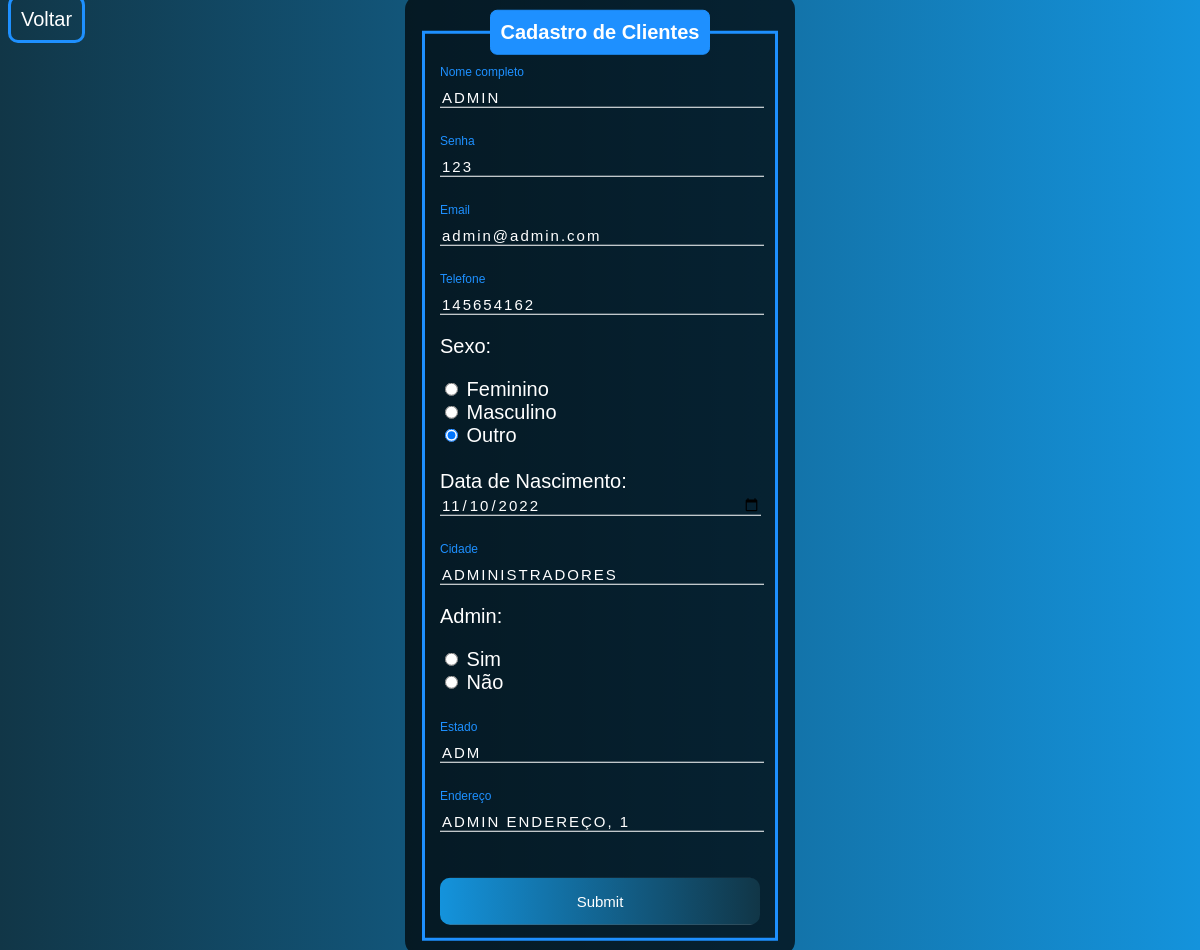
/edit.php?id=10, run on the app's committed database.
### tables this page shows
CREATE TABLE `usuarios` (
  `id` int(11) NOT NULL AUTO_INCREMENT,
  `nome` varchar(45) NOT NULL,
  `senha` varchar(45) NOT NULL,
  `email` varchar(110) NOT NULL,
  `telefone` varchar(15) NOT NULL,
  `sexo` varchar(15) NOT NULL,
  `data_nasci` date NOT NULL,
  `cidade` varchar(45) NOT NULL,
  `estado` varchar(45) NOT NULL,
  `endereço` varchar(45) NOT NULL,
  `admin` tinyint(4) NOT NULL,
  PRIMARY KEY (`id`)
);

### edit.php (the view, shortened to what this page needs)
<?php
    if(!empty($_GET['id'])){
        include_once('config.php');
        $id = $_GET['id'];
        $sqlSelect = "SELECT * FROM usuarios WHERE id=$id";
        $result = $conexao->query($sqlSelect);
        if($result->num_rows > 0){
            while($user_data = mysqli_fetch_assoc($result)){
                $nome = $user_data['nome'];
                $senha = $user_data['senha'];
                $email = $user_data['email'];
                $telefone = $user_data['telefone'];
                $genero = $user_data['sexo'];
                $data_nasci = $user_data['data_nasci'];
                $cidade = $user_data['cidade'];
                $estado = $user_data['estado'];
                $endereco = $user_data['endereço'];
            }
        }else{
            header('Location: sistema.php');
        }
    }
?>
<!DOCTYPE html>
<html lang="en">
<head>
</head>
<body>
<a href="sistema.php">Voltar</a>
    <div class="box">
        <form action="saveEdit.php" method="POST">
            <fieldset>
                <legend><b>Cadastro de Clientes</b></legend>
                <br>
                <div class="inputBox">
                    <input type="text" name="nome" id="nome" class="inputUser" value="<?php echo $nome?>" required>
                    <label for="nome" class="labelInput">Nome completo</label>
                </div>
                <br><br>
                <div class="inputBox">
                    <input type="text" name="senha" id="senha" class="inputUser" value="<?php echo $senha?>" required>
                    <label for="senha" class="labelInput">Senha</label>
                </div>
                <br><br>
                <div class="inputBox">
                    <input type="text" name="email" id="email" class="inputUser" value="<?php echo $email?>" required>
                    <label for="email" class="labelInput">Email</label>
                </div>
                <br><br>
                <div class="inputBox">
                    <input type="tel" name="telefone" id="telefone" class="inputUser" value="<?php echo $telefone?>" required>
                    <label for="telefone" class="labelInput">Telefone</label>
                </div>
                <p>Sexo:</p>
                <input type="radio" id="feminino" name="genero" value="feminino" <?php echo($genero == 'feminino') ? 'checked' : ''?> required>
                <label for="feminino">Feminino</label>
                <br>
                <input type="radio" id="masculino" name="genero" value="masculino" <?php echo($genero == 'masculino') ? 'checked' : ''?> required>
                <label for="masculino">Masculino</label>
                <br>
                <input type="radio" id="outro" name="genero" value="outro" <?php echo( $genero == 'outro') ? 'checked' : ''?> required>
                <label for="outro">Outro</label>
                <br><br>
                <label for="data_nasci">Data de Nascimento:</label>
                <input type="date" name="data_nasci" id="data_nasci" class="dataNasci" value="<?php echo $data_nasci?>" required>
                <br><br><br>
                <div class="inputBox">
                    <input type="text" name="cidade" id="cidade" class="inputUser" value="<?php echo $cidade?>" required>
                    <label for="cidade" class="labelInput">Cidade</label>
                </div>
                <div>
                    <p>Admin:</p>
                    <input type="radio" id="sim" name="admin" value="1" required>
                    <label for="sim">Sim</label>
                    <br>
                    <input type="radio" id="não" name="admin" value="0" required>
                    <label for="não">Não</label>
                </div>
                <br><br>
                <div class="inputBox">
                    <input type="text" name="estado" id="estado" class="inputUser" value="<?php echo $estado?>" required>
                    <label for="estado" class="labelInput">Estado</label>
                </div>
                <br><br>
                <div class="inputBox">
                    <input type="text" name="endereco" id="endereco" class="inputUser" value="<?php echo $endereco?>" required>
                    <label for="endereco" class="labelInput">Endereço</label>
                </div>
                <br><br>
                <input type="submit" name="update" id="update">
            </fieldset>
        </form>
    </div>
</body>
</html>

### edit.php (style rules this page uses)
body { font-family: Arial, Helvetica, sans-serif; background-image: linear-gradient(to left, rgb(20, 147, 220), rgb(17, 54, 71)); font-size: 20px; }
.box { color: white; position: absolute; top: 50%; left: 50%; transform: translate(-50%, -50%); background-color: rgba(0, 0, 0, 0.7); padding: 15px; border-radius: 15px; width: 30%; }
fieldset { border: 3px solid dodgerblue; }
legend { border: 1px solid dodgerblue; padding: 10px; text-align: center; background-color: dodgerblue; border-radius: 7px; }
.inputBox { position: relative; }
.inputUser { background: none; border: none; border-bottom: 1px solid white; outline: none; color: white; font-size: 15px; width: 100%; letter-spacing: 2px; }
.dataNasci { background: none; font-family: Arial, Helvetica, sans-serif; border: none; border-bottom: 1px solid white; outline: none; color: white; font-size: 15px; width: 100%; letter-spacing: 2px; }
.labelInput { position: absolute; top: 0px; left: 0px; pointer-events: none; transition: .5s; }
.inputUser:focus ~ .labelInput, .inputUser:valid ~ .labelInput { top: -20px; font-size: 12px; color: dodgerblue; }
#update { background-image: linear-gradient(to right, rgb(20, 147, 220), rgb(17, 54, 71)); width: 100%; border: none; padding: 15px; color: white; font-size: 15px; cursor: pointer; border-radius: 10px; }
a { text-align: left; text-decoration: none; color: white; border: 3px solid dodgerblue; border-radius: 10px; padding: 10px; }

### data on the page
usuarios: nome "ADMIN", senha "123", email "admin@admin.com", telefone "145654162", sexo "☐ Feminino", sexo "☐ Masculino", sexo "☑ Outro", data_nasci "11/10/2022", cidade "ADMINISTRADORES", estado "ADM", endereco "ADMIN ENDEREÇO, 1"
